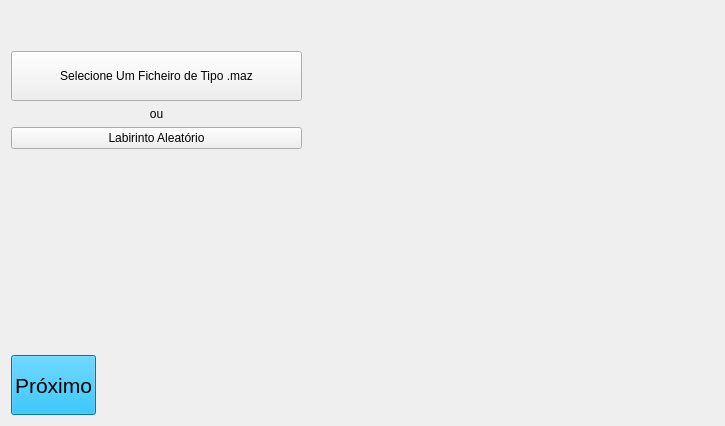
            <widget class="QWidget" name="pgSelectFile">
             <layout class="QGridLayout" name="gridLayout_9">
              <item row="0" column="1">
               <spacer name="verticalSpacer_7">
                <property name="orientation">
                 <enum>Qt::Orientation::Vertical</enum>
                </property>
                <property name="sizeType">
                 <enum>QSizePolicy::Policy::Fixed</enum>
                </property>
                <property name="sizeHint" stdset="0">
                 <size>
                  <width>20</width>
                  <height>40</height>
                 </size>
                </property>
               </spacer>
              </item>
              <item row="9" column="4">
               <spacer name="verticalSpacer_8">
                <property name="orientation">
                 <enum>Qt::Orientation::Vertical</enum>
                </property>
                <property name="sizeType">
                 <enum>QSizePolicy::Policy::Minimum</enum>
                </property>
                <property name="sizeHint" stdset="0">
                 <size>
                  <width>20</width>
                  <height>60</height>
                 </size>
                </property>
               </spacer>
              </item>
              <item row="1" column="1" colspan="2">
               <widget class="QPushButton" name="btnSelectFileForViewing">
                <property name="sizePolicy">
                 <sizepolicy hsizetype="Minimum" vsizetype="MinimumExpanding">
                  <horstretch>0</horstretch>
                  <verstretch>0</verstretch>
                 </sizepolicy>
                </property>
                <property name="minimumSize">
                 <size>
                  <width>50</width>
                  <height>50</height>
                 </size>
                </property>
                <property name="maximumSize">
                 <size>
                  <width>16777215</width>
                  <height>16777215</height>
                 </size>
                </property>
                <property name="text">
                 <string>Selecione Um Ficheiro de Tipo .maz</string>
                </property>
                <property name="autoDefault">
                 <bool>false</bool>
                </property>
                <property name="flat">
                 <bool>false</bool>
                </property>
               </widget>
              </item>
              <item row="9" column="2">
               <spacer name="horizontalSpacer_8">
                <property name="orientation">
                 <enum>Qt::Orientation::Horizontal</enum>
                </property>
                <property name="sizeType">
                 <enum>QSizePolicy::Policy::MinimumExpanding</enum>
                </property>
                <property name="sizeHint" stdset="0">
                 <size>
                  <width>200</width>
                  <height>20</height>
                 </size>
                </property>
               </spacer>
              </item>
              <item row="5" column="1">
               <spacer name="verticalSpacer_13">
                <property name="orientation">
                 <enum>Qt::Orientation::Vertical</enum>
                </property>
                <property name="sizeHint" stdset="0">
                 <size>
                  <width>20</width>
                  <height>40</height>
                 </size>
                </property>
               </spacer>
              </item>
              <item row="9" column="1">
               <widget class="QPushButton" name="btnSelectFileNext">
                <property name="sizePolicy">
                 <sizepolicy hsizetype="MinimumExpanding" vsizetype="MinimumExpanding">
                  <horstretch>0</horstretch>
                  <verstretch>0</verstretch>
                 </sizepolicy>
                </property>
                <property name="minimumSize">
                 <size>
                  <width>0</width>
                  <height>1</height>
                 </size>
                </property>
                <property name="maximumSize">
                 <size>
                  <width>400</width>
                  <height>60</height>
                 </size>
                </property>
                <property name="palette">
                 <palette>
                  <active>
                   <colorrole role="WindowText">
                    <brush brushstyle="SolidPattern">
                     <color alpha="255">
                      <red>0</red>
                      <green>0</green>
                      <blue>0</blue>
                     </color>
                    </brush>
                   </colorrole>
                   <colorrole role="Button">
                    <brush brushstyle="SolidPattern">
                     <color alpha="255">
                      <red>0</red>
                      <green>168</green>
                      <blue>232</blue>
                     </color>
                    </brush>
                   </colorrole>
                   <colorrole role="Light">
                    <brush brushstyle="SolidPattern">
                     <color alpha="255">
                      <red>93</red>
                      <green>210</green>
                      <blue>255</blue>
                     </color>
                    </brush>
                   </colorrole>
                   <colorrole role="Midlight">
                    <brush brushstyle="SolidPattern">
                     <color alpha="255">
                      <red>46</red>
                      <green>189</green>
                      <blue>243</blue>
                     </color>
                    </brush>
                   </colorrole>
                   <colorrole role="Dark">
                    <brush brushstyle="SolidPattern">
                     <color alpha="255">
                      <red>0</red>
                      <green>84</green>
                      <blue>116</blue>
                     </color>
                    </brush>
                   </colorrole>
                   <colorrole role="Mid">
                    <brush brushstyle="SolidPattern">
                     <color alpha="255">
                      <red>0</red>
                      <green>112</green>
                      <blue>155</blue>
                     </color>
                    </brush>
                   </colorrole>
                   <colorrole role="Text">
                    <brush brushstyle="SolidPattern">
                     <color alpha="255">
                      <red>0</red>
                      <green>0</green>
                      <blue>0</blue>
                     </color>
                    </brush>
                   </colorrole>
                   <colorrole role="BrightText">
                    <brush brushstyle="SolidPattern">
                     <color alpha="255">
                      <red>255</red>
                      <green>255</green>
                      <blue>255</blue>
                     </color>
                    </brush>
                   </colorrole>
                   <colorrole role="ButtonText">
                    <brush brushstyle="SolidPattern">
                     <color alpha="255">
                      <red>0</red>
                      <green>0</green>
                      <blue>0</blue>
                     </color>
                    </brush>
                   </colorrole>
                   <colorrole role="Base">
                    <brush brushstyle="SolidPattern">
                     <color alpha="255">
                      <red>255</red>
                      <green>255</green>
                      <blue>255</blue>
                     </color>
                    </brush>
                   </colorrole>
                   <colorrole role="Window">
                    <brush brushstyle="SolidPattern">
                     <color alpha="255">
                      <red>0</red>
                      <green>168</green>
                      <blue>232</blue>
                     </color>
                    </brush>
                   </colorrole>
                   <colorrole role="Shadow">
                    <brush brushstyle="SolidPattern">
                     <color alpha="255">
                      <red>0</red>
                      <green>0</green>
                      <blue>0</blue>
                     </color>
                    </brush>
                   </colorrole>
                   <colorrole role="AlternateBase">
                    <brush brushstyle="SolidPattern">
                     <color alpha="255">
                      <red>127</red>
                      <green>211</green>
                      <blue>243</blue>
                     </color>
                    </brush>
                   </colorrole>
                   <colorrole role="ToolTipBase">
                    <brush brushstyle="SolidPattern">
                     <color alpha="255">
                      <red>255</red>
                      <green>255</green>
                      <blue>220</blue>
                     </color>
                    </brush>
                   </colorrole>
                   <colorrole role="ToolTipText">
                    <brush brushstyle="SolidPattern">
                     <color alpha="255">
                      <red>0</red>
                      <green>0</green>
                      <blue>0</blue>
                     </color>
                    </brush>
                   </colorrole>
                   <colorrole role="PlaceholderText">
                    <brush brushstyle="SolidPattern">
                     <color alpha="127">
                      <red>0</red>
                      <green>0</green>
                      <blue>0</blue>
                     </color>
                    </brush>
                   </colorrole>
                   <colorrole role="Accent">
                    <brush brushstyle="SolidPattern">
                     <color alpha="255">
                      <red>255</red>
                      <green>255</green>
                      <blue>255</blue>
                     </color>
                    </brush>
                   </colorrole>
                  </active>
                  <inactive>
                   <colorrole role="WindowText">
                    <brush brushstyle="SolidPattern">
                     <color alpha="255">
                      <red>0</red>
                      <green>0</green>
                      <blue>0</blue>
                     </color>
                    </brush>
                   </colorrole>
                   <colorrole role="Button">
                    <brush brushstyle="SolidPattern">
                     <color alpha="255">
                      <red>0</red>
                      <green>168</green>
                      <blue>232</blue>
                     </color>
                    </brush>
                   </colorrole>
                   <colorrole role="Light">
                    <brush brushstyle="SolidPattern">
                     <color alpha="255">
                      <red>93</red>
                      <green>210</green>
                      <blue>255</blue>
                     </color>
                    </brush>
                   </colorrole>
                   <colorrole role="Midlight">
                    <brush brushstyle="SolidPattern">
                     <color alpha="255">
                      <red>46</red>
                      <green>189</green>
                      <blue>243</blue>
                     </color>
                    </brush>
                   </colorrole>
                   <colorrole role="Dark">
                    <brush brushstyle="SolidPattern">
                     <color alpha="255">
                      <red>0</red>
                      <green>84</green>
                      <blue>116</blue>
                     </color>
                    </brush>
                   </colorrole>
                   <colorrole role="Mid">
                    <brush brushstyle="SolidPattern">
                     <color alpha="255">
                      <red>0</red>
                      <green>112</green>
                      <blue>155</blue>
                     </color>
                    </brush>
                   </colorrole>
                   <colorrole role="Text">
                    <brush brushstyle="SolidPattern">
                     <color alpha="255">
                      <red>0</red>
                      <green>0</green>
                      <blue>0</blue>
                     </color>
                    </brush>
                   </colorrole>
                   <colorrole role="BrightText">
                    <brush brushstyle="SolidPattern">
                     <color alpha="255">
                      <red>255</red>
                      <green>255</green>
                      <blue>255</blue>
                     </color>
                    </brush>
                   </colorrole>
                   <colorrole role="ButtonText">
                    <brush brushstyle="SolidPattern">
                     <color alpha="255">
                      <red>0</red>
                      <green>0</green>
                      <blue>0</blue>
                     </color>
                    </brush>
                   </colorrole>
                   <colorrole role="Base">
                    <brush brushstyle="SolidPattern">
                     <color alpha="255">
                      <red>255</red>
                      <green>255</green>
                      <blue>255</blue>
                     </color>
                    </brush>
                   </colorrole>
                   <colorrole role="Window">
                    <brush brushstyle="SolidPattern">
                     <color alpha="255">
                      <red>0</red>
                      <green>168</green>
                      <blue>232</blue>
                     </color>
                    </brush>
                   </colorrole>
                   <colorrole role="Shadow">
                    <brush brushstyle="SolidPattern">
                     <color alpha="255">
                      <red>0</red>
                      <green>0</green>
                      <blue>0</blue>
                     </color>
                    </brush>
                   </colorrole>
                   <colorrole role="AlternateBase">
                    <brush brushstyle="SolidPattern">
                     <color alpha="255">
                      <red>127</red>
                      <green>211</green>
                      <blue>243</blue>
                     </color>
                    </brush>
                   </colorrole>
                   <colorrole role="ToolTipBase">
                    <brush brushstyle="SolidPattern">
                     <color alpha="255">
                      <red>255</red>
                      <green>255</green>
                      <blue>220</blue>
                     </color>
                    </brush>
                   </colorrole>
                   <colorrole role="ToolTipText">
                    <brush brushstyle="SolidPattern">
                     <color alpha="255">
                      <red>0</red>
                      <green>0</green>
                      <blue>0</blue>
                     </color>
                    </brush>
                   </colorrole>
                   <colorrole role="PlaceholderText">
                    <brush brushstyle="SolidPattern">
                     <color alpha="127">
                      <red>0</red>
                      <green>0</green>
                      <blue>0</blue>
                     </color>
                    </brush>
                   </colorrole>
                   <colorrole role="Accent">
                    <brush brushstyle="SolidPattern">
                     <color alpha="255">
                      <red>255</red>
                      <green>255</green>
                      <blue>255</blue>
                     </color>
                    </brush>
                   </colorrole>
                  </inactive>
                  <disabled>
                   <colorrole role="WindowText">
                    <brush brushstyle="SolidPattern">
                     <color alpha="255">
                      <red>0</red>
                      <green>84</green>
                      <blue>116</blue>
                     </color>
                    </brush>
                   </colorrole>
                   <colorrole role="Button">
                    <brush brushstyle="SolidPattern">
                     <color alpha="255">
                      <red>0</red>
                      <green>168</green>
                      <blue>232</blue>
                     </color>
                    </brush>
                   </colorrole>
                   <colorrole role="Light">
                    <brush brushstyle="SolidPattern">
                     <color alpha="255">
                      <red>93</red>
                      <green>210</green>
                      <blue>255</blue>
                     </color>
                    </brush>
                   </colorrole>
                   <colorrole role="Midlight">
                    <brush brushstyle="SolidPattern">
                     <color alpha="255">
                      <red>46</red>
                      <green>189</green>
                      <blue>243</blue>
                     </color>
                    </brush>
                   </colorrole>
                   <colorrole role="Dark">
                    <brush brushstyle="SolidPattern">
                     <color alpha="255">
                      <red>0</red>
                      <green>84</green>
                      <blue>116</blue>
                     </color>
                    </brush>
                   </colorrole>
                   <colorrole role="Mid">
                    <brush brushstyle="SolidPattern">
                     <color alpha="255">
                      <red>0</red>
                      <green>112</green>
                      <blue>155</blue>
                     </color>
                    </brush>
                   </colorrole>
                   <colorrole role="Text">
                    <brush brushstyle="SolidPattern">
                     <color alpha="255">
                      <red>0</red>
                      <green>84</green>
                      <blue>116</blue>
                     </color>
                    </brush>
                   </colorrole>
                   <colorrole role="BrightText">
                    <brush brushstyle="SolidPattern">
                     <color alpha="255">
                      <red>255</red>
                      <green>255</green>
                      <blue>255</blue>
                     </color>
                    </brush>
                   </colorrole>
                   <colorrole role="ButtonText">
                    <brush brushstyle="SolidPattern">
                     <color alpha="255">
                      <red>0</red>
                      <green>84</green>
                      <blue>116</blue>
                     </color>
                    </brush>
                   </colorrole>
                   <colorrole role="Base">
                    <brush brushstyle="SolidPattern">
                     <color alpha="255">
                      <red>0</red>
                      <green>168</green>
                      <blue>232</blue>
                     </color>
                    </brush>
                   </colorrole>
                   <colorrole role="Window">
                    <brush brushstyle="SolidPattern">
                     <color alpha="255">
                      <red>0</red>
                      <green>168</green>
                      <blue>232</blue>
                     </color>
                    </brush>
                   </colorrole>
                   <colorrole role="Shadow">
                    <brush brushstyle="SolidPattern">
                     <color alpha="255">
                      <red>0</red>
                      <green>0</green>
                      <blue>0</blue>
                     </color>
                    </brush>
                   </colorrole>
                   <colorrole role="AlternateBase">
                    <brush brushstyle="SolidPattern">
                     <color alpha="255">
                      <red>0</red>
                      <green>168</green>
                      <blue>232</blue>
                     </color>
                    </brush>
                   </colorrole>
                   <colorrole role="ToolTipBase">
                    <brush brushstyle="SolidPattern">
                     <color alpha="255">
                      <red>255</red>
                      <green>255</green>
                      <blue>220</blue>
                     </color>
                    </brush>
                   </colorrole>
                   <colorrole role="ToolTipText">
                    <brush brushstyle="SolidPattern">
                     <color alpha="255">
                      <red>0</red>
                      <green>0</green>
                      <blue>0</blue>
                     </color>
                    </brush>
                   </colorrole>
                   <colorrole role="PlaceholderText">
                    <brush brushstyle="SolidPattern">
                     <color alpha="127">
                      <red>0</red>
                      <green>84</green>
                      <blue>116</blue>
                     </color>
                    </brush>
                   </colorrole>
                   <colorrole role="Accent">
                    <brush brushstyle="SolidPattern">
                     <color alpha="255">
                      <red>47</red>
                      <green>198</green>
                      <blue>255</blue>
                     </color>
                    </brush>
                   </colorrole>
                  </disabled>
                 </palette>
                </property>
                <property name="font">
                 <font>
                  <pointsize>16</pointsize>
                 </font>
                </property>
                <property name="text">
                 <string>Próximo</string>
                </property>
               </widget>
              </item>
              <item row="8" column="4">
               <spacer name="verticalSpacer_6">
                <property name="orientation">
                 <enum>Qt::Orientation::Vertical</enum>
                </property>
                <property name="sizeType">
                 <enum>QSizePolicy::Policy::MinimumExpanding</enum>
                </property>
                <property name="sizeHint" stdset="0">
                 <size>
                  <width>20</width>
                  <height>40</height>
                 </size>
                </property>
               </spacer>
              </item>
              <item row="0" column="4">
               <spacer name="horizontalSpacer_10">
                <property name="orientation">
                 <enum>Qt::Orientation::Horizontal</enum>
                </property>
                <property name="sizeType">
                 <enum>QSizePolicy::Policy::Minimum</enum>
                </property>
                <property name="sizeHint" stdset="0">
                 <size>
                  <width>400</width>
                  <height>20</height>
                 </size>
                </property>
               </spacer>
              </item>
              <item row="1" column="3" colspan="2">
               <widget class="QLabel" name="lblSelectedFile">
                <property name="minimumSize">
                 <size>
                  <width>400</width>
                  <height>0</height>
                 </size>
                </property>
                <property name="text">
                 <string/>
                </property>
               </widget>
              </item>
              <item row="7" column="1">
               <spacer name="verticalSpacer_11">
                <property name="orientation">
                 <enum>Qt::Orientation::Vertical</enum>
                </property>
                <property name="sizeHint" stdset="0">
                 <size>
                  <width>20</width>
                  <height>40</height>
                 </size>
                </property>
               </spacer>
              </item>
              <item row="3" column="1" colspan="2">
               <widget class="QPushButton" name="btnRandomMaze">
                <property name="sizePolicy">
                 <sizepolicy hsizetype="Minimum" vsizetype="MinimumExpanding">
                  <horstretch>0</horstretch>
                  <verstretch>0</verstretch>
                 </sizepolicy>
                </property>
                <property name="text">
                 <string>Labirinto Aleatório</string>
                </property>
               </widget>
              </item>
              <item row="6" column="1">
               <spacer name="verticalSpacer_12">
                <property name="orientation">
                 <enum>Qt::Orientation::Vertical</enum>
                </property>
                <property name="sizeHint" stdset="0">
                 <size>
                  <width>20</width>
                  <height>40</height>
                 </size>
                </property>
               </spacer>
              </item>
              <item row="2" column="1" colspan="2">
               <widget class="QLabel" name="label">
                <property name="text">
                 <string>ou</string>
                </property>
                <property name="alignment">
                 <set>Qt::AlignmentFlag::AlignCenter</set>
                </property>
               </widget>
              </item>
              <item row="8" column="1" colspan="2">
               <spacer name="horizontalSpacer_11">
                <property name="orientation">
                 <enum>Qt::Orientation::Horizontal</enum>
                </property>
                <property name="sizeType">
                 <enum>QSizePolicy::Policy::Minimum</enum>
                </property>
                <property name="sizeHint" stdset="0">
                 <size>
                  <width>40</width>
                  <height>20</height>
                 </size>
                </property>
               </spacer>
              </item>
              <item row="4" column="1">
               <spacer name="verticalSpacer_14">
                <property name="orientation">
                 <enum>Qt::Orientation::Vertical</enum>
                </property>
                <property name="sizeHint" stdset="0">
                 <size>
                  <width>20</width>
                  <height>40</height>
                 </size>
                </property>
               </spacer>
              </item>
             </layout>
            </widget>
